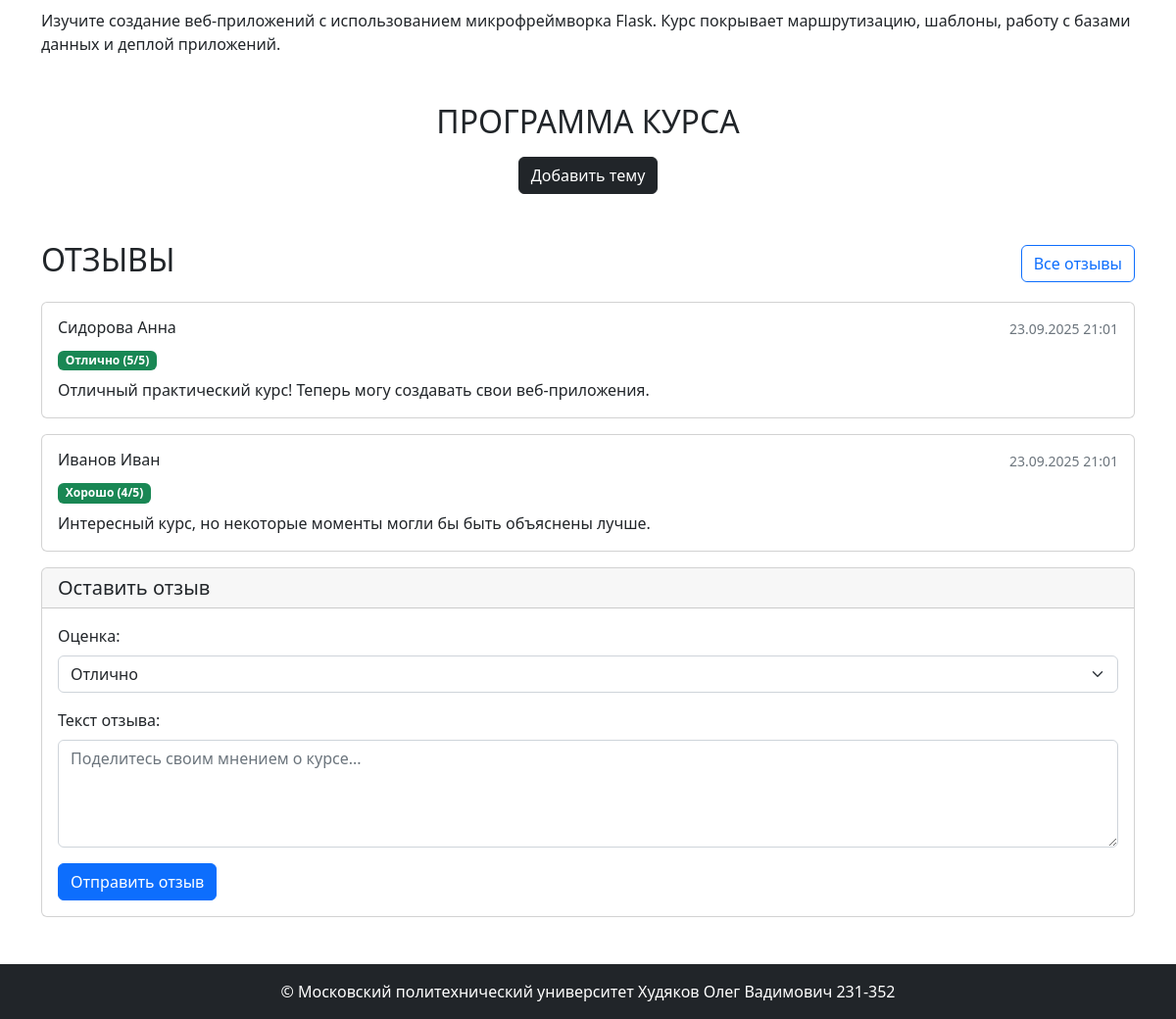
Page /courses/2 (signed in, lower part) on the earlier database version.
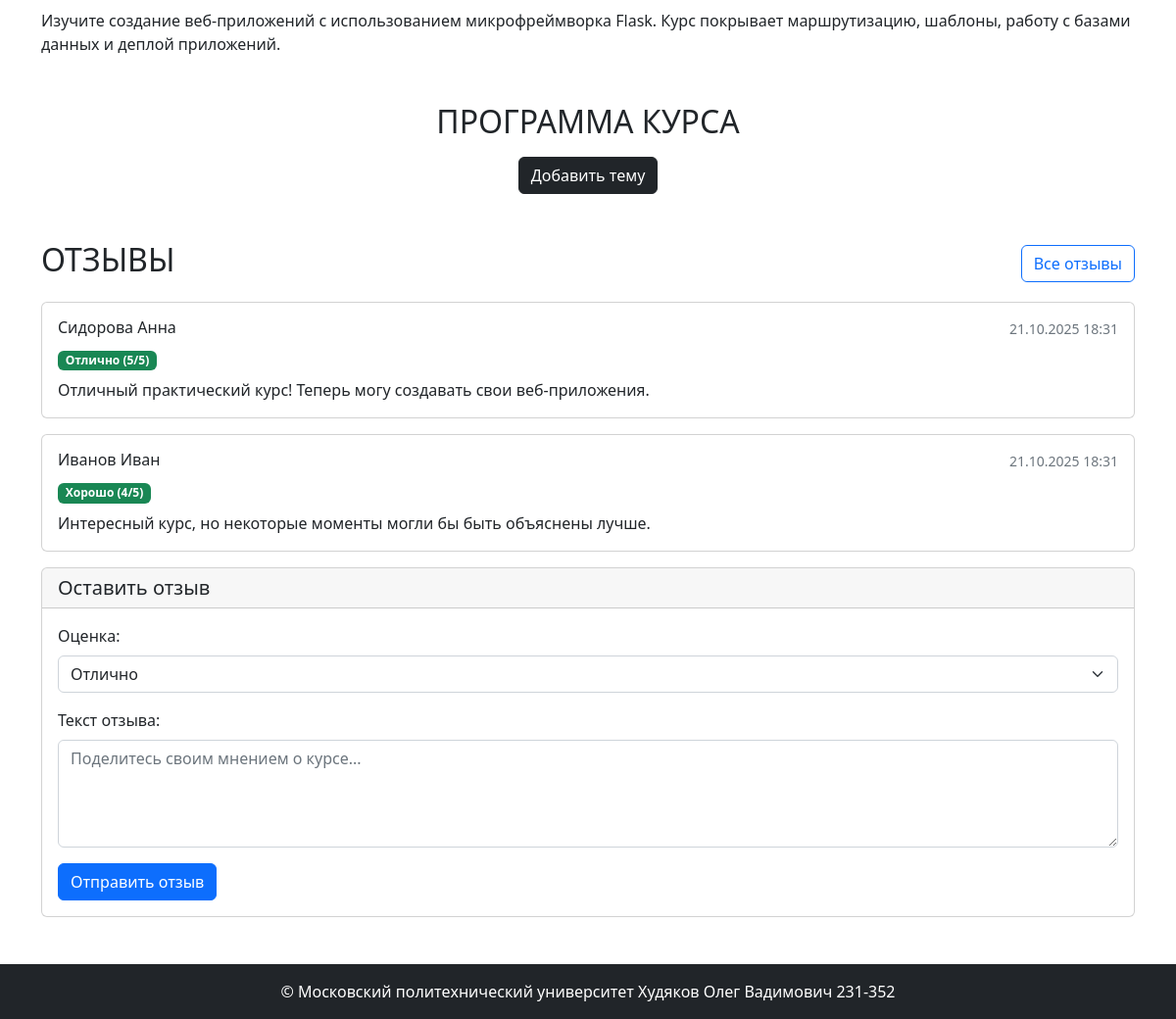
Same page on the later database version.
### app/models.py (models this page shows, shortened)
class Review(db.Model):
    __tablename__ = 'reviews'
    id = db.Column(db.Integer, primary_key=True)
    rating = db.Column(db.Integer, nullable=False)
    text = db.Column(db.Text, nullable=False)
    created_at = db.Column(db.DateTime, default=datetime.now)
    course_id = db.Column(db.Integer, db.ForeignKey("courses.id"))
    user_id = db.Column(db.Integer, db.ForeignKey("users.id"))
    course = db.relationship("Course", back_populates="reviews")
    user = db.relationship("User")

class User(UserMixin, db.Model):
    __tablename__ = 'users'
    id = db.Column(db.Integer, primary_key=True)
    first_name = db.Column(db.String(100), nullable=False)
    last_name = db.Column(db.String(100), nullable=False)
    middle_name = db.Column(db.String(100))
    login = db.Column(db.String(100), unique=True, nullable=False)
    password_hash = db.Column(db.String(200), nullable=False)
    created_at = db.Column(db.DateTime, default=datetime.now)
    @property
    def full_name(self):
        return ' '.join([self.last_name, self.first_name, self.middle_name or ''])

### app/courses.py (the view)
@bp.route('/<int:course_id>')
def show(course_id):
    course = course_repository.get_course_by_id(course_id)
    if course is None:
        abort(404)
    recent_reviews = db.session.execute(
        select(Review).where(Review.course_id == course_id)
        .order_by(desc(Review.created_at)).limit(5)
    ).scalars().all()
    user_review = None
    if current_user.is_authenticated:
        user_review = db.session.execute(
            select(Review).where(
                Review.course_id == course_id,
                Review.user_id == current_user.id
            )
        ).scalar_one_or_none()
    return render_template('courses/show.html',
                         course=course,
                         recent_reviews=recent_reviews,
                         user_review=user_review)

### app/auth.py (called while the page is built)
def load_user(user_id):
    return user_repository.get_user_by_id(user_id)

### app/models.py (called while the page is built)
    @property
    def rating(self):
        if self.rating_num > 0:
            return self.rating_sum / self.rating_num
        return 0

### app/repositories/course_repository.py (called while the page is built)
    def get_course_by_id(self, course_id):
        return self.db.session.get(Course, course_id)

### app/repositories/user_repository.py (called while the page is built)
    def get_user_by_id(self, user_id):
        return self.db.session.execute(self.db.select(User).filter_by(id=user_id)).scalar()

### app/templates/courses/show.html (shortened to what the changed rows need)
{% extends 'base.html' %}
{% block content %}
<div class="container mt-5">
    <section class="program mb-5">
        <h2 class="mb-3 text-center text-uppercase font-weight-bold">Программа курса</h2>
    </section>
    <section class="reviews mb-5">
        <div class="d-flex justify-content-between align-items-center mb-3">
            <h2 class="text-center text-uppercase font-weight-bold">Отзывы</h2>
        </div>
        {% if recent_reviews %}
            {% for review in recent_reviews %}
            <div class="card mb-3">
                <div class="card-body">
                    <div class="d-flex justify-content-between align-items-start mb-2">
                        <h6 class="card-title mb-0">{{ review.user.full_name }}</h6>
                        <small class="text-muted">{{ review.created_at.strftime('%d.%m.%Y %H:%M') }}</small>
                    </div>
                    <div class="mb-2">
                        <span class="badge bg-{{ 'success' if review.rating >= 4 else 'warning' if review.rating >= 3 else 'danger' }}">
                            {% if review.rating == 5 %}Отлично
                            {% elif review.rating == 4 %}Хорошо
                            {% elif review.rating == 3 %}Удовлетворительно
                            {% elif review.rating == 2 %}Неудовлетворительно
                            {% elif review.rating == 1 %}Плохо
                            {% else %}Ужасно
                            {% endif %}
                            ({{ review.rating }}/5)
                        </span>
                    </div>
                    <p class="card-text">{{ review.text }}</p>
                </div>
            </div>
            {% endfor %}
        {% else %}
            <div class="alert alert-info">
                <p>Отзывов пока нет. Станьте первым, кто оставит отзыв о данном курсе!</p>
            </div>
        {% endif %}
    </section>
</div>
{% endblock %}

Differences in the rows shown:
changed Review "Отличный практический курс! Теперь могу создавать свои веб-приложения.": created_at "23.09.2025 21:01" → "21.10.2025 18:31"
changed Review "Интересный курс, но некоторые моменты могли бы быть объяснены лучше.": created_at "23.09.2025 21:01" → "21.10.2025 18:31"
